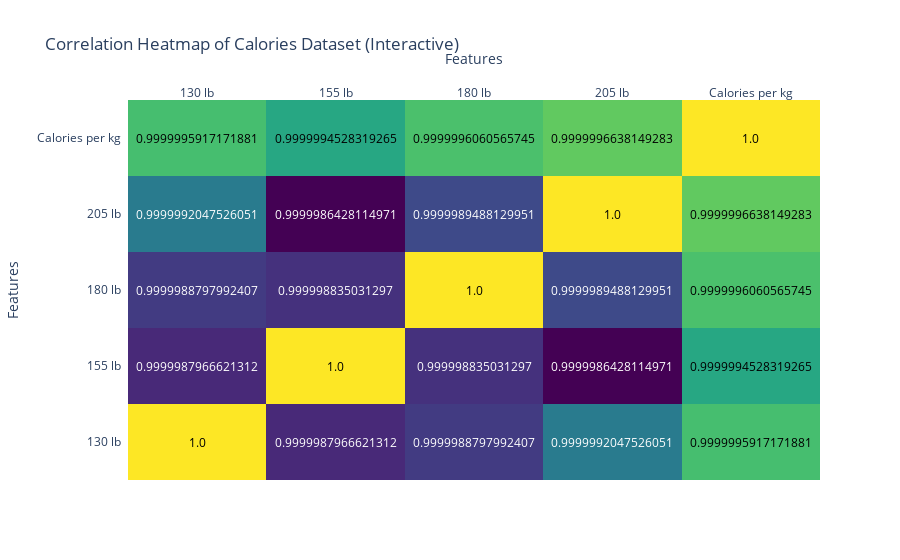

Here is the notebook cell this chart was saved with:
### Code cell
#IDA Step 6: Missing data analysis - Quantify missing data - Identify patterns in missing data - Decide on imputation strategy if necessary
#CALORIES

# Correlation Heatmap (Interactive)
selected_features = ['130 lb', '155 lb', '180 lb', '205 lb', 'Calories per kg']  # Focus on these variables
#.corr() - Compute pairwise correlation of columns, excluding NA/null values.
#.values - used to return a new view object that contains a list of all the values associated with the keys in the dictionary.
correlation_matrix = df2[selected_features].corr().values
#create_annotated_heatmap() - Function that creates annotated heatmaps 
fig_heatmap = ff.create_annotated_heatmap(
    #z- z matrix to create heatmap.
    z=correlation_matrix,
    #x - x-axis
    x=selected_features,
    #y - y-axis
    y=selected_features,
    # colorscale - heatmap colorscale -> Viridis - Use the color scales in this package to make plots that are pretty, 
    #better represent your data, easier to read by those with colorblindness, and print well in gray scale.
    colorscale='Viridis'
)
fig_heatmap.update_layout(
    #heatmap title
    title="Correlation Heatmap of Calories Dataset (Interactive)",
    #heatmap x-axis title
    xaxis_title="Features",
    #heatmap y-axis title
    yaxis_title="Features"
)
#print visualization
fig_heatmap.show()

### Figure 1 — Plotly figure (JSON) as saved in the notebook; plotly's stock layout.template omitted (floating-point values rounded to 4 significant figures)
{"data": [{"colorscale": [[0, "#440154"], [0.1111, "#482878"], [0.2222, "#3e4989"], [0.3333, "#31688e"], [0.4444, "#26828e"], [0.5556, "#1f9e89"], [0.6667, "#35b779"], [0.7778, "#6ece58"], [0.8889, "#b5de2b"], [1, "#fde725"]], "reversescale": false, "showscale": false, "type": "heatmap", "x": ["130 lb", "155 lb", "180 lb", "205 lb", "Calories per kg"], "y": ["130 lb", "155 lb", "180 lb", "205 lb", "Calories per kg"], "z": [[1, 1.0, 1.0, 1.0, 1.0], [1.0, 1, 1.0, 1.0, 1.0], [1.0, 1.0, 1, 1.0, 1.0], [1.0, 1.0, 1.0, 1, 1.0], [1.0, 1.0, 1.0, 1.0, 1]]}], "layout": {"annotations": [{"font": {"color": "#000000"}, "showarrow": false, "text": "1.0", "x": "130 lb", "xref": "x", "y": "130 lb", "yref": "y"}, {"font": {"color": "#FFFFFF"}, "showarrow": false, "text": "0.9999987966621312", "x": "155 lb", "xref": "x", "y": "130 lb", "yref": "y"}, {"font": {"color": "#FFFFFF"}, "showarrow": false, "text": "0.9999988797992407", "x": "180 lb", "xref": "x", "y": "130 lb", "yref": "y"}, {"font": {"color": "#FFFFFF"}, "showarrow": false, "text": "0.9999992047526051", "x": "205 lb", "xref": "x", "y": "130 lb", "yref": "y"}, {"font": {"color": "#000000"}, "showarrow": false, "text": "0.9999995917171881", "x": "Calories per kg", "xref": "x", "y": "130 lb", "yref": "y"}, {"font": {"color": "#FFFFFF"}, "showarrow": false, "text": "0.9999987966621312", "x": "130 lb", "xref": "x", "y": "155 lb", "yref": "y"}, {"font": {"color": "#000000"}, "showarrow": false, "text": "1.0", "x": "155 lb", "xref": "x", "y": "155 lb", "yref": "y"}, {"font": {"color": "#FFFFFF"}, "showarrow": false, "text": "0.999998835031297", "x": "180 lb", "xref": "x", "y": "155 lb", "yref": "y"}, {"font": {"color": "#FFFFFF"}, "showarrow": false, "text": "0.9999986428114971", "x": "205 lb", "xref": "x", "y": "155 lb", "yref": "y"}, {"font": {"color": "#000000"}, "showarrow": false, "text": "0.9999994528319265", "x": "Calories per kg", "xref": "x", "y": "155 lb", "yref": "y"}, {"font": {"color": "#FFFFFF"}, "showarrow": false, "text": "0.9999988797992407", "x": "130 lb", "xref": "x", "y": "180 lb", "yref": "y"}, {"font": {"color": "#FFFFFF"}, "showarrow": false, "text": "0.999998835031297", "x": "155 lb", "xref": "x", "y": "180 lb", "yref": "y"}, {"font": {"color": "#000000"}, "showarrow": false, "text": "1.0", "x": "180 lb", "xref": "x", "y": "180 lb", "yref": "y"}, {"font": {"color": "#FFFFFF"}, "showarrow": false, "text": "0.9999989488129951", "x": "205 lb", "xref": "x", "y": "180 lb", "yref": "y"}, {"font": {"color": "#000000"}, "showarrow": false, "text": "0.9999996060565745", "x": "Calories per kg", "xref": "x", "y": "180 lb", "yref": "y"}, {"font": {"color": "#FFFFFF"}, "showarrow": false, "text": "0.9999992047526051", "x": "130 lb", "xref": "x", "y": "205 lb", "yref": "y"}, {"font": {"color": "#FFFFFF"}, "showarrow": false, "text": "0.9999986428114971", "x": "155 lb", "xref": "x", "y": "205 lb", "yref": "y"}, {"font": {"color": "#FFFFFF"}, "showarrow": false, "text": "0.9999989488129951", "x": "180 lb", "xref": "x", "y": "205 lb", "yref": "y"}, {"font": {"color": "#000000"}, "showarrow": false, "text": "1.0", "x": "205 lb", "xref": "x", "y": "205 lb", "yref": "y"}, {"font": {"color": "#000000"}, "showarrow": false, "text": "0.9999996638149283", "x": "Calories per kg", "xref": "x", "y": "205 lb", "yref": "y"}, {"font": {"color": "#000000"}, "showarrow": false, "text": "0.9999995917171881", "x": "130 lb", "xref": "x", "y": "Calories per kg", "yref": "y"}, {"font": {"color": "#000000"}, "showarrow": false, "text": "0.9999994528319265", "x": "155 lb", "xref": "x", "y": "Calories per kg", "yref": "y"}, {"font": {"color": "#000000"}, "showarrow": false, "text": "0.9999996060565745", "x": "180 lb", "xref": "x", "y": "Calories per kg", "yref": "y"}, {"font": {"color": "#000000"}, "showarrow": false, "text": "0.9999996638149283", "x": "205 lb", "xref": "x", "y": "Calories per kg", "yref": "y"}, {"font": {"color": "#000000"}, "showarrow": false, "text": "1.0", "x": "Calories per kg", "xref": "x", "y": "Calories per kg", "yref": "y"}], "title": {"text": "Correlation Heatmap of Calories Dataset (Interactive)"}, "xaxis": {"dtick": 1, "gridcolor": "rgb(0, 0, 0)", "side": "top", "ticks": "", "title": {"text": "Features"}}, "yaxis": {"dtick": 1, "ticks": "", "ticksuffix": "  ", "title": {"text": "Features"}}}}
